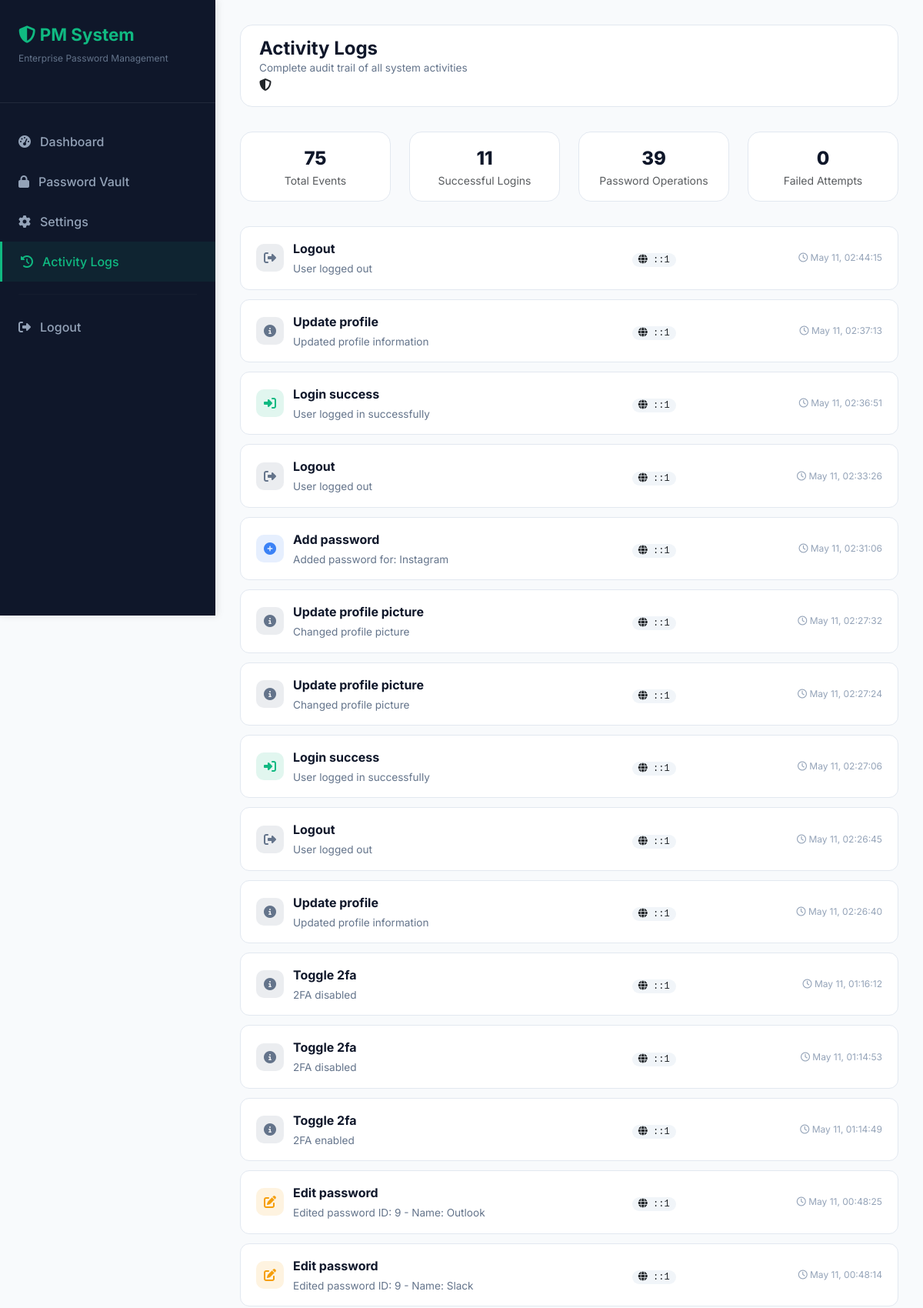
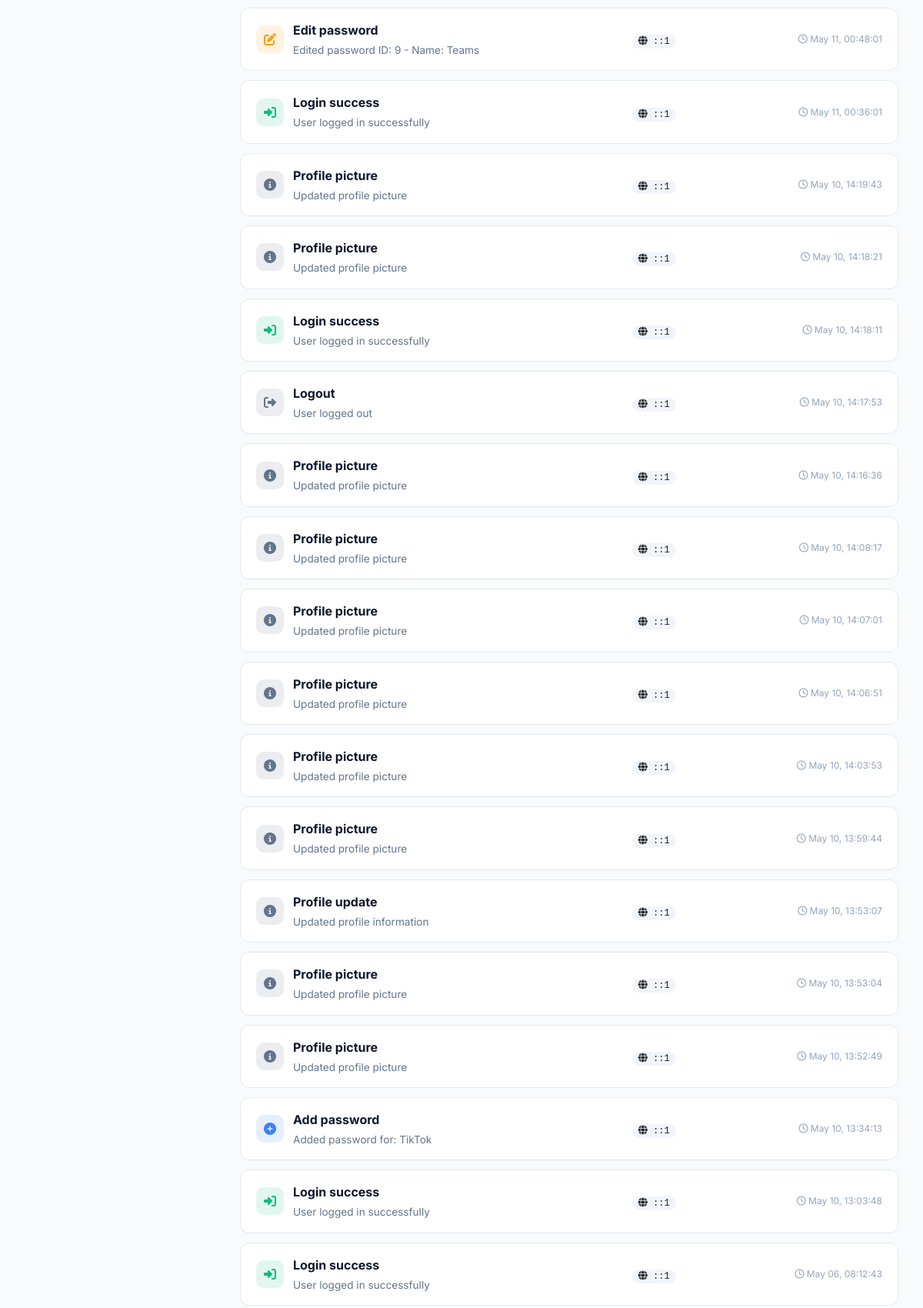
/logs.php (signed in, upper part), run on the app's committed database (2 pictures, top to bottom).
### tables this page shows
CREATE TABLE `logs` (
  `id` int(11) NOT NULL,
  `user_id` int(11) DEFAULT NULL,
  `action` varchar(100) NOT NULL,
  `details` text DEFAULT NULL,
  `ip_address` varchar(45) DEFAULT NULL,
  `user_agent` text DEFAULT NULL,
  `created_at` timestamp NOT NULL DEFAULT current_timestamp()
);

### security.php (called while the page is built, shortened)
<?php
function sanitizeOutput($data) {
    return htmlspecialchars($data, ENT_QUOTES, 'UTF-8');
}
?>

### logs.php (the view, shortened to what this page needs)
<?php
require_once 'config.php';
require_once 'security.php';
$page = isset($_GET['page']) ? (int)$_GET['page'] : 1;
$limit = 50;
$offset = ($page - 1) * $limit;
$stmt = $pdo->prepare("SELECT COUNT(*) FROM logs WHERE user_id = ? OR user_id = 0");
$stmt->execute([$_SESSION['user_id']]);
$total = $stmt->fetchColumn();
$stmt = $pdo->prepare("SELECT * FROM logs WHERE user_id = ? OR user_id = 0 ORDER BY created_at DESC LIMIT ? OFFSET ?");
$stmt->execute([$_SESSION['user_id'], $limit, $offset]);
$logs = $stmt->fetchAll();
function getActionIcon($action) {
    switch($action) {
        case 'login_success': return 'fa-sign-in-alt';
        case 'logout': return 'fa-sign-out-alt';
        case 'add_password': return 'fa-plus-circle';
        case 'edit_password': return 'fa-edit';
        case 'delete_password': return 'fa-trash-alt';
        default: return 'fa-info-circle';
    }
}
function getActionColor($action) {
    switch($action) {
        case 'login_success': return '#10B981';
        case 'logout': return '#64748B';
        case 'add_password': return '#3B82F6';
        case 'edit_password': return '#F59E0B';
        case 'delete_password': return '#EF4444';
        default: return '#64748B';
    }
}
?>
<!DOCTYPE html>
<html lang="en">
<head>
    <link href="https://cdn.jsdelivr.net/npm/bootstrap@5.3.0/dist/css/bootstrap.min.css" rel="stylesheet">
    <link rel="stylesheet" href="https://cdnjs.cloudflare.com/ajax/libs/font-awesome/6.4.0/css/all.min.css">
</head>
<body>
    <div class="sidebar">
        <div class="sidebar-header">
            <h3><i class="fas fa-shield-alt"></i> PM System</h3>
            <p>Enterprise Password Management</p>
        </div>
        <div class="sidebar-menu">
            <a href="dashboard.php"><i class="fas fa-tachometer-alt"></i> Dashboard</a>
            <a href="vault.php"><i class="fas fa-lock"></i> Password Vault</a>
            <a href="settings.php"><i class="fas fa-cog"></i> Settings</a>
            <a href="logs.php" class="active"><i class="fas fa-history"></i> Activity Logs</a>
            <hr>
            <a href="logout.php"><i class="fas fa-sign-out-alt"></i> Logout</a>
        </div>
    </div>
    <div class="main-content">
        <div class="top-nav">
            <div class="page-title">
                <h1>Activity Logs</h1>
                <p>Complete audit trail of all system activities</p>
            </div>
            <div class="user-avatar">
                <i class="fas fa-shield-alt"></i>
            </div>
        </div>
        <div class="stats-row">
            <div class="row">
                <div class="col-md-3">
                    <div class="stat-mini-card">
                        <div class="number"><?php echo $total; ?></div>
                        <div class="text-muted small">Total Events</div>
                    </div>
                </div>
                <div class="col-md-3">
                    <div class="stat-mini-card">
                        <div class="number">
                            <?php
                                $stmt = $pdo->prepare("SELECT COUNT(*) FROM logs WHERE action = 'login_success' AND user_id = ?");
                                $stmt->execute([$_SESSION['user_id']]);
                                echo $stmt->fetchColumn();
                            ?>
                        </div>
                        <div class="text-muted small">Successful Logins</div>
                    </div>
                </div>
                <div class="col-md-3">
                    <div class="stat-mini-card">
                        <div class="number">
                            <?php
                                $stmt = $pdo->prepare("SELECT COUNT(*) FROM logs WHERE action IN ('add_password', 'edit_password', 'delete_password') AND user_id = ?");
                                $stmt->execute([$_SESSION['user_id']]);
                                echo $stmt->fetchColumn();
                            ?>
                        </div>
                        <div class="text-muted small">Password Operations</div>
                    </div>
                </div>
                <div class="col-md-3">
                    <div class="stat-mini-card">
                        <div class="number">
                            <?php
                                $stmt = $pdo->prepare("SELECT COUNT(*) FROM logs WHERE action = 'failed_login'");
                                $stmt->execute();
                                echo $stmt->fetchColumn();
                            ?>
                        </div>
                        <div class="text-muted small">Failed Attempts</div>
                    </div>
                </div>
            </div>
        </div>
        <div class="log-list">
            <?php foreach($logs as $log): ?>
            <div class="log-card">
                <div class="row align-items-center">
                    <div class="col-md-7">
                        <div class="d-flex align-items-center">
                            <div class="log-icon" style="background: <?php echo getActionColor($log['action']); ?>20;">
                                <i class="fas <?php echo getActionIcon($log['action']); ?>" style="color: <?php echo getActionColor($log['action']); ?>;"></i>
                            </div>
                            <div>
                                <div class="log-action"><?php echo ucfirst(str_replace('_', ' ', $log['action'])); ?></div>
                                <div class="log-details"><?php echo sanitizeOutput($log['details']); ?></div>
                            </div>
                        </div>
                    </div>
                    <div class="col-md-3">
                        <span class="log-ip"><i class="fas fa-globe"></i> <?php echo $log['ip_address']; ?></span>
                    </div>
                    <div class="col-md-2 text-end">
                        <div class="log-time">
                            <i class="far fa-clock"></i> <?php echo date('M d, H:i:s', strtotime($log['created_at'])); ?>
                        </div>
                    </div>
                </div>
            </div>
            <?php endforeach; ?>
        </div>
    </div>
</body>
</html>

### logs.php (style rules this page uses)
* { margin: 0; padding: 0; box-sizing: border-box; }
body { background: #F8FAFC; font-family: 'Inter', sans-serif; }
.sidebar { width: 280px; background: #0F172A; position: fixed; height: 100vh; left: 0; top: 0; box-shadow: 2px 0 10px rgba(0,0,0,0.1); }
.sidebar-header { padding: 2rem 1.5rem; border-bottom: 1px solid rgba(255,255,255,0.08); }
.sidebar-header h3 { color: #10B981; font-weight: 700; font-size: 1.4rem; }
.sidebar-header p { color: #64748B; font-size: 0.75rem; }
.sidebar-menu { padding: 1.5rem 0; }
.sidebar-menu a { display: flex; align-items: center; padding: 0.875rem 1.5rem; color: #94A3B8; text-decoration: none; gap: 12px; font-weight: 500; transition: all 0.3s; }
.sidebar-menu a:hover, .sidebar-menu a.active { background: rgba(16,185,129,0.08); color: #10B981; border-left: 3px solid #10B981; }
.sidebar-menu hr { margin: 1rem 1.5rem; border-color: rgba(255,255,255,0.08); }
.main-content { margin-left: 280px; padding: 2rem; }
.top-nav { background: white; border-radius: 16px; padding: 1rem 1.5rem; margin-bottom: 2rem; border: 1px solid #E2E8F0; }
.page-title h1 { color: #0F172A; font-size: 1.5rem; font-weight: 700; margin: 0; }
.page-title p { color: #64748B; font-size: 0.85rem; margin: 0; }
.stats-row { margin-bottom: 2rem; }
.stat-mini-card { background: white; border-radius: 16px; padding: 1rem; text-align: center; border: 1px solid #E2E8F0; }
.stat-mini-card .number { font-size: 1.5rem; font-weight: 800; color: #0F172A; }
.log-card { background: white; border-radius: 12px; padding: 1rem 1.25rem; margin-bottom: 0.75rem; border: 1px solid #E2E8F0; transition: all 0.2s; }
.log-icon { width: 36px; height: 36px; border-radius: 10px; display: inline-flex; align-items: center; justify-content: center; margin-right: 12px; }
.log-action { font-weight: 700; color: #0F172A; }
.log-details { color: #64748B; font-size: 0.85rem; margin-top: 4px; }
.log-time { font-size: 0.75rem; color: #94A3B8; }
.log-ip { font-family: monospace; font-size: 0.75rem; background: #F1F5F9; padding: 2px 8px; border-radius: 20px; }

### data on the page
logs: action "Logout", details "User logged out", ip_address "::1", created_at "May 11, 02:44:15"
logs: action "Update profile", details "Updated profile information", ip_address "::1", created_at "May 11, 02:37:13"
logs: action "Login success", details "User logged in successfully", ip_address "::1", created_at "May 11, 02:36:51"
logs: action "Logout", details "User logged out", ip_address "::1", created_at "May 11, 02:33:26"
logs: action "Add password", details "Added password for: Instagram", ip_address "::1", created_at "May 11, 02:31:06"
logs: action "Update profile picture", details "Changed profile picture", ip_address "::1", created_at "May 11, 02:27:32"
logs: action "Update profile picture", details "Changed profile picture", ip_address "::1", created_at "May 11, 02:27:24"
logs: action "Login success", details "User logged in successfully", ip_address "::1", created_at "May 11, 02:27:06"
logs: action "Logout", details "User logged out", ip_address "::1", created_at "May 11, 02:26:45"
logs: action "Update profile", details "Updated profile information", ip_address "::1", created_at "May 11, 02:26:40"
logs: action "Toggle 2fa", details "2FA disabled", ip_address "::1", created_at "May 11, 01:16:12"
logs: action "Toggle 2fa", details "2FA disabled", ip_address "::1", created_at "May 11, 01:14:53"
logs: action "Toggle 2fa", details "2FA enabled", ip_address "::1", created_at "May 11, 01:14:49"
logs: action "Edit password", details "Edited password ID: 9 - Name: Outlook", ip_address "::1", created_at "May 11, 00:48:25"
logs: action "Edit password", details "Edited password ID: 9 - Name: Slack", ip_address "::1", created_at "May 11, 00:48:14"
logs: action "Edit password", details "Edited password ID: 9 - Name: Teams", ip_address "::1", created_at "May 11, 00:48:01"
logs: action "Login success", details "User logged in successfully", ip_address "::1", created_at "May 11, 00:36:01"
logs: action "Profile picture", details "Updated profile picture", ip_address "::1", created_at "May 10, 14:19:43"
logs: action "Profile picture", details "Updated profile picture", ip_address "::1", created_at "May 10, 14:18:21"
logs: action "Login success", details "User logged in successfully", ip_address "::1", created_at "May 10, 14:18:11"
logs: action "Logout", details "User logged out", ip_address "::1", created_at "May 10, 14:17:53"
logs: action "Profile picture", details "Updated profile picture", ip_address "::1", created_at "May 10, 14:16:36"
logs: action "Profile picture", details "Updated profile picture", ip_address "::1", created_at "May 10, 14:08:17"
logs: action "Profile picture", details "Updated profile picture", ip_address "::1", created_at "May 10, 14:07:01"
logs: action "Profile picture", details "Updated profile picture", ip_address "::1", created_at "May 10, 14:06:51"
logs: action "Profile picture", details "Updated profile picture", ip_address "::1", created_at "May 10, 14:03:53"
logs: action "Profile picture", details "Updated profile picture", ip_address "::1", created_at "May 10, 13:59:44"
logs: action "Profile update", details "Updated profile information", ip_address "::1", created_at "May 10, 13:53:07"
logs: action "Profile picture", details "Updated profile picture", ip_address "::1", created_at "May 10, 13:53:04"
logs: action "Profile picture", details "Updated profile picture", ip_address "::1", created_at "May 10, 13:52:49"
logs: action "Add password", details "Added password for: TikTok", ip_address "::1", created_at "May 10, 13:34:13"
logs: action "Login success", details "User logged in successfully", ip_address "::1", created_at "May 10, 13:03:48"
logs: action "Login success", details "User logged in successfully", ip_address "::1", created_at "May 06, 08:12:43"

### other printed values
$total "75"
$stmt->fetchColumn() "11"
$stmt->fetchColumn() "39"
$stmt->fetchColumn() "0"
